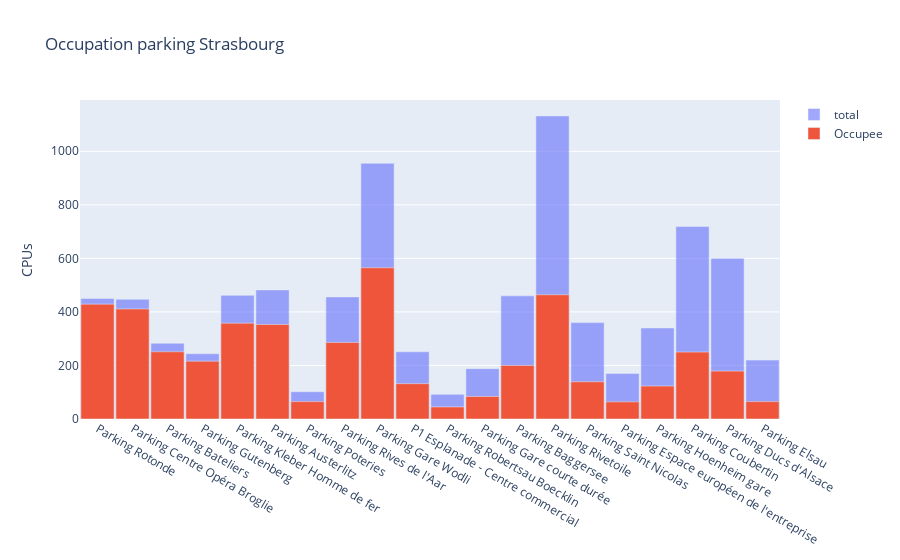

Write notebook code for a chart like this one.
### Code cell
from plotly.subplots import make_subplots
fig = make_subplots(shared_yaxes=True, shared_xaxes=True)
fig.add_bar(x=RT_parking_ouvert['nom_parking'],y=RT_parking_ouvert['total'],opacity=0.6,width=0.95,name='total',hovertemplate='%{y}')
fig.add_bar(x=RT_parking_ouvert['nom_parking'],y=RT_parking_ouvert['Occupee'],width=0.95,name='Occupee')

fig.update_layout(barmode='overlay', 
                  title= "Occupation parking Strasbourg",
                  yaxis_title='CPUs', xaxis={'categoryorder':'array', 'categoryarray':a})

#fig.update_layout(barmode='stack', xaxis={'categoryorder':'array', 'categoryarray':a})

### Figure 1 — Plotly figure (JSON) as saved in the notebook; plotly's stock layout.template omitted (floating-point values rounded to 4 significant figures)
{"data": [{"hovertemplate": "%{y}", "name": "total", "opacity": 0.6, "type": "bar", "width": 0.95, "x": ["Parking Gare Wodli", "Parking Centre Opéra Broglie", "Parking Baggersee", "Parking Bateliers", "Parking Austerlitz", "Parking Gutenberg", "Parking Kleber Homme de fer", "Parking Robertsau Boecklin", "Parking Rives de l'Aar", "Parking Saint Nicolas", "Parking Ducs d'Alsace", "Parking Elsau", "Parking Rotonde", "Parking Gare courte durée", "Parking Hoenheim gare", "Parking Poteries", "Parking Espace européen de l'entreprise", "Parking Rivetoile", "P1 Esplanade - Centre commercial", "Parking Coubertin"], "y": [955, 447, 460, 283, 482, 244, 462, 92, 456, 360, 600, 220, 450, 188, 340, 102, 170, 1132, 251, 719]}, {"name": "Occupee", "type": "bar", "width": 0.95, "x": ["Parking Gare Wodli", "Parking Centre Opéra Broglie", "Parking Baggersee", "Parking Bateliers", "Parking Austerlitz", "Parking Gutenberg", "Parking Kleber Homme de fer", "Parking Robertsau Boecklin", "Parking Rives de l'Aar", "Parking Saint Nicolas", "Parking Ducs d'Alsace", "Parking Elsau", "Parking Rotonde", "Parking Gare courte durée", "Parking Hoenheim gare", "Parking Poteries", "Parking Espace européen de l'entreprise", "Parking Rivetoile", "P1 Esplanade - Centre commercial", "Parking Coubertin"], "y": [565, 411, 200, 251, 353, 216, 358, 45, 286, 139, 179, 65, 429, 84, 123, 65, 64, 464, 132, 250]}], "layout": {"barmode": "overlay", "title": {"text": "Occupation parking Strasbourg"}, "xaxis": {"anchor": "y", "categoryarray": ["Parking Rotonde", "Parking Centre Opéra Broglie", "Parking Bateliers", "Parking Gutenberg", "Parking Kleber Homme de fer", "Parking Austerlitz", "Parking Poteries", "Parking Rives de l'Aar", "Parking Gare Wodli", "P1 Esplanade - Centre commercial", "Parking Robertsau Boecklin", "Parking Gare courte durée", "Parking Baggersee", "Parking Rivetoile", "Parking Saint Nicolas", "Parking Espace européen de l'entreprise", "Parking Hoenheim gare", "Parking Coubertin", "Parking Ducs d'Alsace", "Parking Elsau"], "categoryorder": "array", "domain": [0, 1]}, "yaxis": {"anchor": "x", "domain": [0, 1], "title": {"text": "CPUs"}}}}
